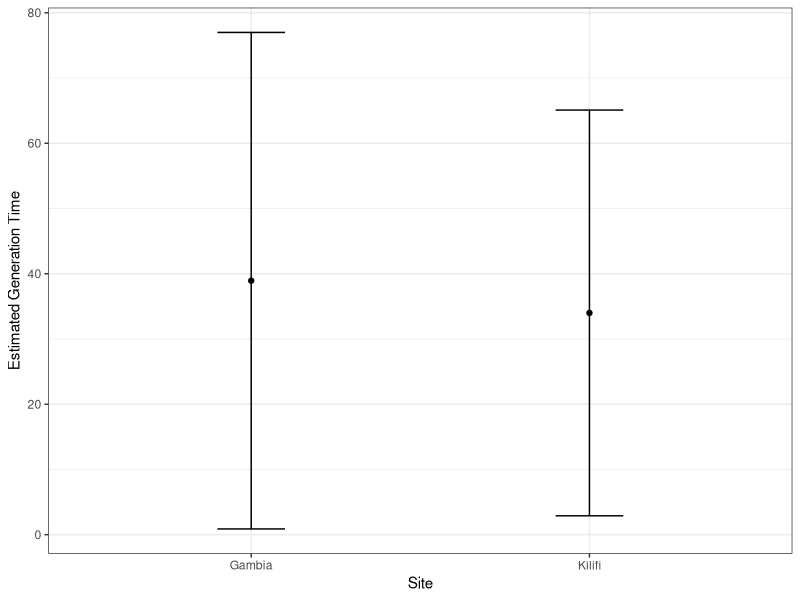
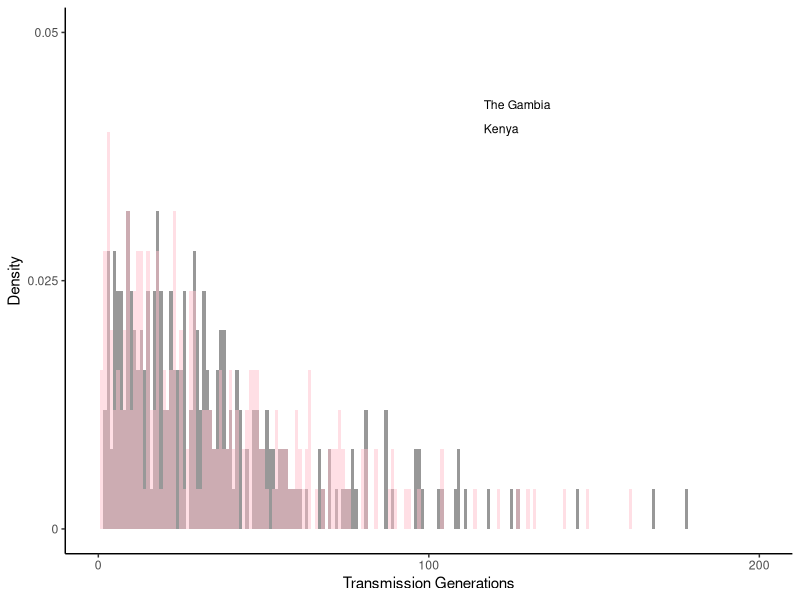
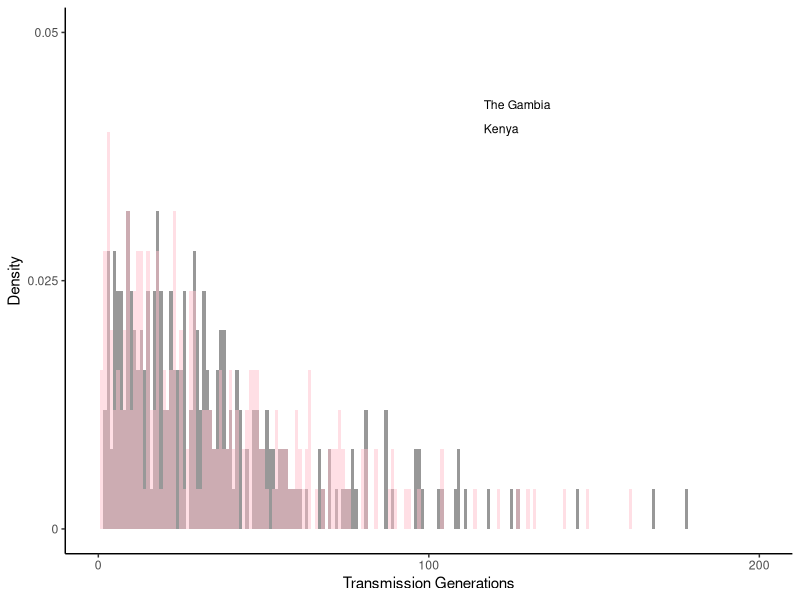

The R source for these figures, in order:
library(data.table)
library(ggplot2)
##########ORGANIZE THE DATA #####################

# ######MAELA JOHNLEES ELIFE#####
maxCarriageDuration<-365
sites<-c("Gambia","Kilifi")
clear.mat<-matrix(nrow=length(sites),ncol=7)
colnames(clear.mat)<-c("site","mean_dur","gentime_mean","sd","gentime_med","lowerCI","upperCI")
clear.mat[,1]<-sites

#########GAMBIA, CHRISPIN CHAGUZA FRONTIERS ########
nboot=10000
carr.mat.gamb<-matrix(nrow=nboot,ncol=2)
for(k in 1:nboot){
  durs<-rexp(1000,rate=0.0263)
  durs[which(durs>maxCarriageDuration)]<-NA
  durs<-durs[!is.na(durs)]
  
  d<-sample(durs,1,replace = FALSE,prob=durs)
  p<-runif(1,1,5)####incubation period
  t<-runif(1,0,p+d)
  # t<-runif(1,p,p+d)
  carr.mat.gamb[k,1]<-p+d
  carr.mat.gamb[k,2]<-t
}
carr.mat.gamb<-data.table(carr.mat.gamb)
colnames(carr.mat.gamb)<-c("duration","transmission")
# mean(carr.mat$transmission)
# quantile(carr.mat$transmission)
clear.mat[1,2]<-mean(carr.mat.gamb$duration,na.rm=T)
clear.mat[1,3]<-mean(carr.mat.gamb$transmission,na.rm=T)
clear.mat[1,4]<-sd(carr.mat.gamb$transmission,na.rm=T)
clear.mat[1,5:7]<-quantile(carr.mat.gamb$transmission,na.rm=T)[c(3,2,4)]



#########KILIFI KENYA, CHRISPIN CHAGUZA FRONTIERS ########
nboot=10000
carr.mat.kil<-matrix(nrow=nboot,ncol=2)
for(k in 1:nboot){
  durs<-rexp(1000,rate=0.032)
  durs[which(durs>maxCarriageDuration)]<-NA
  durs<-durs[!is.na(durs)]
  d<-sample(durs,1,replace = FALSE,prob=durs)
  p<-runif(1,1,5)####incubation period
  # t<-runif(1,0,p+d)
  t<-runif(1,p,p+d)
  carr.mat.kil[k,1]<-p+d
  carr.mat.kil[k,2]<-t
}
carr.mat.kil<-data.table(carr.mat.kil)
colnames(carr.mat.kil)<-c("duration","transmission")
# mean(carr.mat$transmission)
# quantile(carr.mat$transmission)

clear.mat[2,2]<-mean(carr.mat.kil$duration,na.rm=T)
clear.mat[2,3]<-mean(carr.mat.kil$transmission,na.rm=T)
clear.mat[2,4]<-sd(carr.mat.kil$transmission,na.rm=T)
clear.mat[2,5:7]<-quantile(carr.mat.kil$transmission,na.rm=T)[c(3,2,4)]


###PLOT#####
clear.mat<-data.frame(data.table(clear.mat))
clear.mat[,2:6]<-sapply(clear.mat[,2:6], as.numeric)
ggplot(clear.mat)+
  geom_point(aes(x=site,y=gentime_mean))+
  geom_errorbar(aes(ymin=gentime_mean-sd,ymax=gentime_mean+sd,x=site),width=0.2)+
  theme_bw()+
  ylab("Estimated Generation Time")+
  xlab("Site")

mean(clear.mat[2:3,"gentime_mean"])
mean(clear.mat[2:3,"sd"])

genTime<- mean(clear.mat[2:3,"gentime_mean"])
varGen<-(genTime)^2
shape=genTime^2/varGen
scale=varGen/genTime

tots=250
colors=c("The Gambia"="grey","Kenya"="pink")
ggplot()+
  geom_histogram(data=carr.mat.kil[sample(tots,replace=F),], aes(x=transmission,y = ..count../sum(..count..),fill="grey"),binwidth=1,alpha=0.8)+
  geom_histogram(data=carr.mat.gamb[sample(tots,replace=F),], aes(x=transmission,y = ..count../sum(..count..),fill="pink"),binwidth=1,alpha=0.5,fill="pink")+
  geom_line(aes(x=1:tots,y=dgamma(1:tots,shape=shape,scale=scale)),linetype="dashed")+
  theme_classic()+
  xlab("Transmission Generations")+
  ylab("Density")+
  scale_x_continuous(breaks=c(0,100,200),limits=c(0,200),labels=c(0,100,200))+
  scale_y_continuous(breaks=c(0,.025,0.05),limits=c(0,0.05),labels=c(0,0.025,0.05))+
  # xlim(0,0.025)+
  theme(legend.title = element_blank(),legend.position = c(0.6,0.8))+
  scale_fill_manual(values = colors,breaks=c("The Gambia","Kenya"),limits=c("The Gambia","Kenya"))+
  guides(fill = guide_legend(override.aes = list(size=10,color="white")))

ggsave("./CarriageDurations/transmissiongens.pdf",width=4,height=3.5)
  